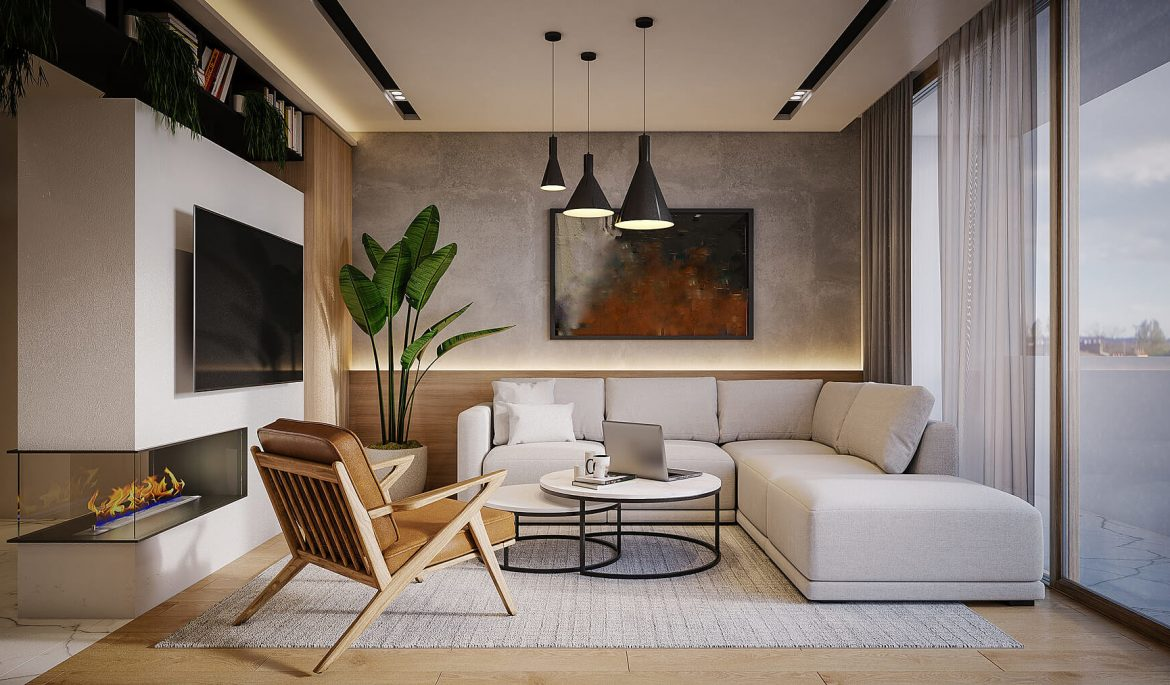
#> input picture Sala02.jpg, 1170 x 685 px
$ python SIFT_app.py
#> lines starting #> are read from the running program, lines starting #| are printed output that depends on the picture
import cv2

imagem = cv2.imread("Sala02.jpg", cv2.IMREAD_GRAYSCALE)
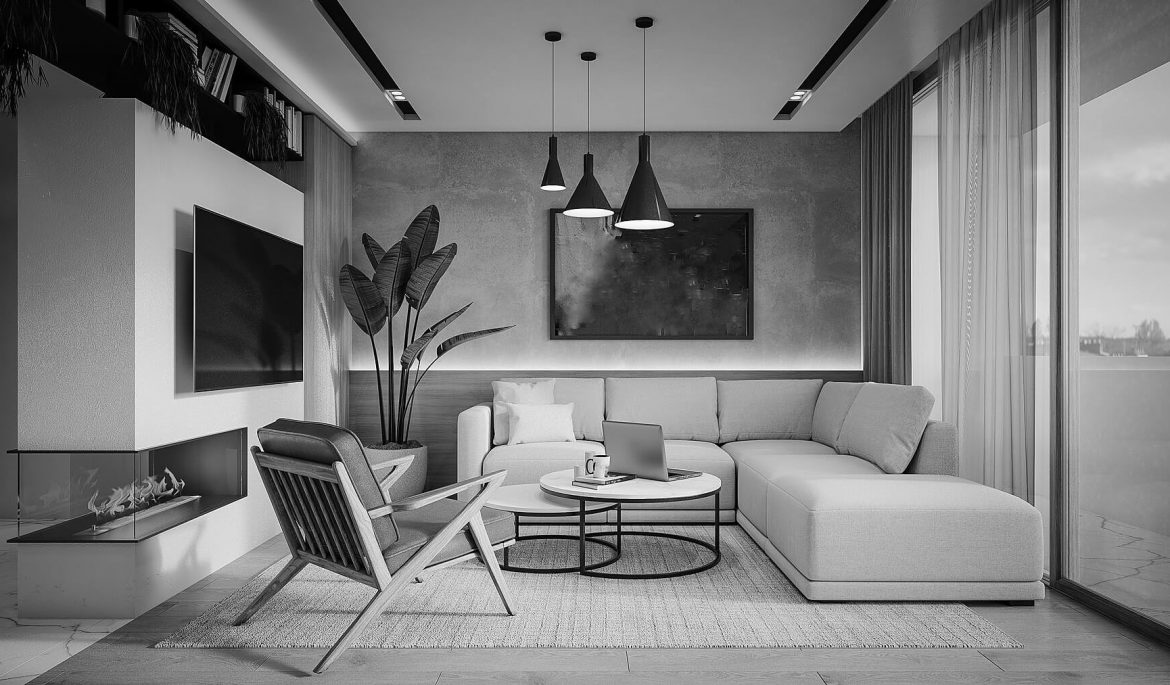
#> imagem: shape (685, 1170); min 0, max 255, mean 125

# Criar o objeto SIFT
sift = cv2.SIFT_create()

# Detectar e computar características
keypoints, descriptors = sift.detectAndCompute(imagem, None)
#> keypoints = 1303 keypoints; strongest (x, y, size): (668, 224, 5), (612, 213, 2.4), (617, 225, 2.6), (492, 446, 4)

# Desenhar keypoints na imagem
imagem_sift = cv2.drawKeypoints(imagem, keypoints, None)
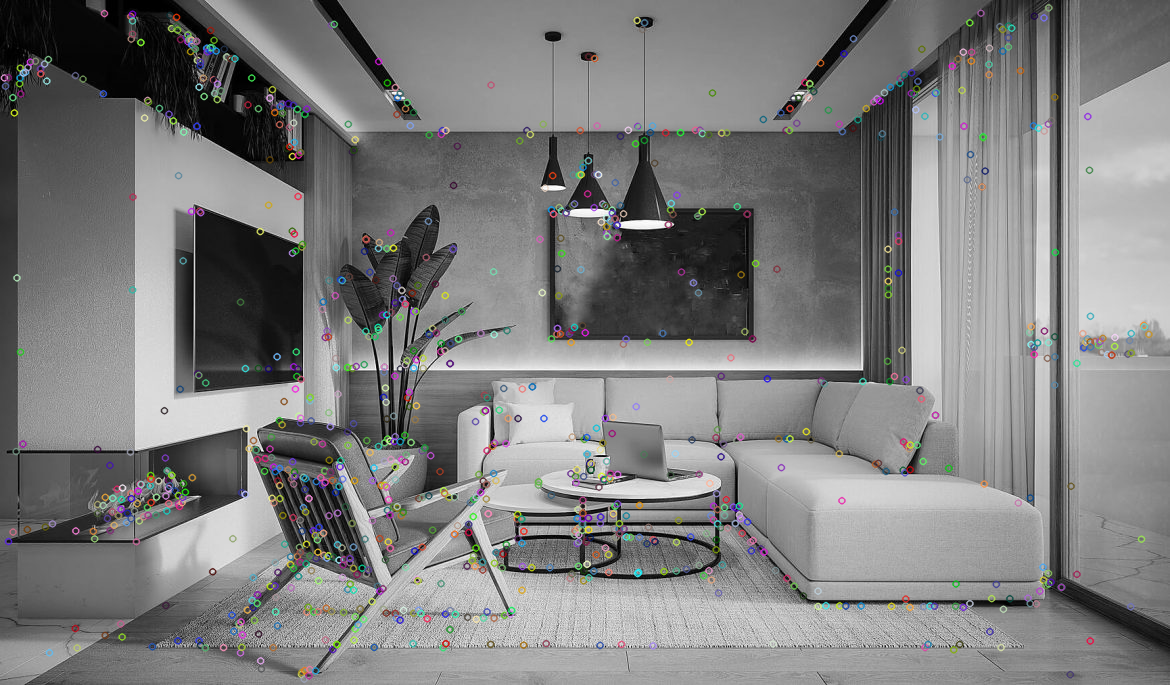
#> imagem_sift: shape (685, 1170, 3); mean of channels 0, 1, 2 125.7, 125.8, 125.8; drawn as B, G, R

# Exibir resultados
cv2.imshow('SIFT', imagem_sift)
cv2.waitKey(0)
cv2.destroyAllWindows()

$ run again, with Sala3.jpg copied over Sala02.jpg
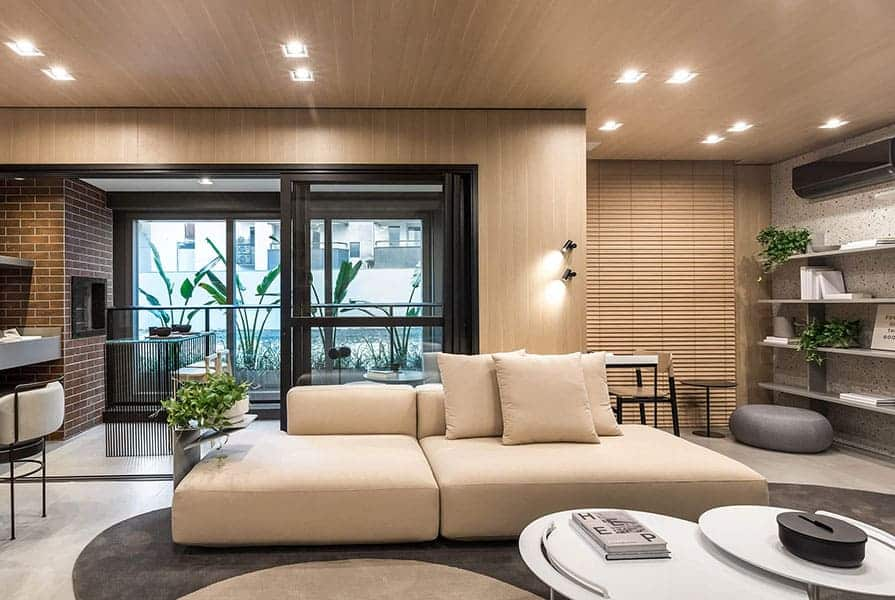
#> input picture Sala3.jpg, 895 x 600 px
#> `imagem = cv2.imread("Sala02.jpg", cv2.IMREAD_GRAYSCALE)`:
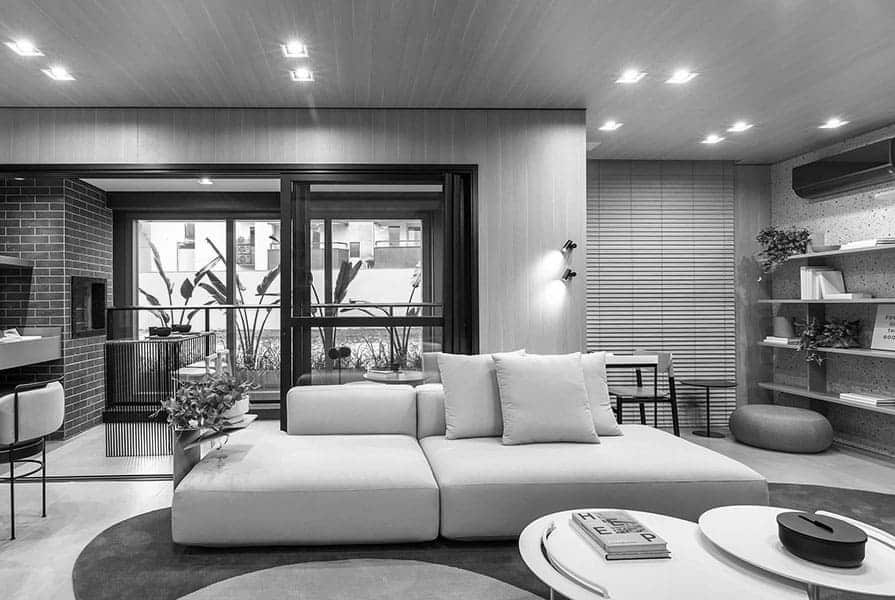
#> imagem: shape (600, 895); min 0, max 255, mean 133.8
#> keypoints = 2241 keypoints; strongest (x, y, size): (608, 366, 3.1), (207, 329, 2.8), (323, 309, 2), (221, 308, 1.8)
#> `imagem_sift = cv2.drawKeypoints(imagem, keypoints, None)`:
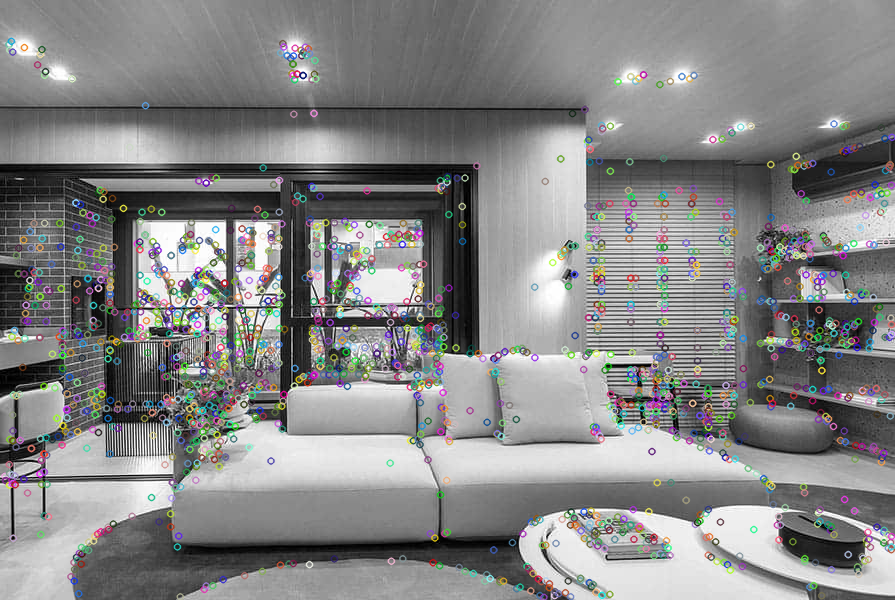
#> imagem_sift: shape (600, 895, 3); mean of channels 0, 1, 2 133.6, 133.7, 133.6; drawn as B, G, R

$ run again, with quarto_visao.jpeg copied over Sala02.jpg
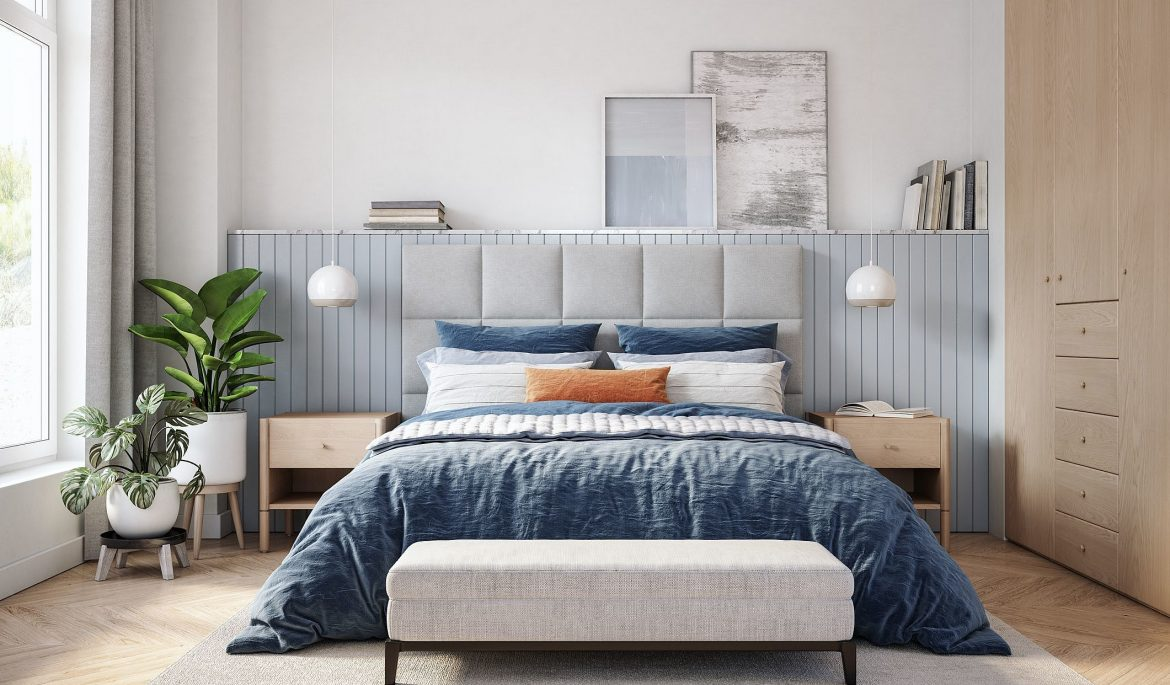
#> input picture quarto_visao.jpeg, 1170 x 685 px
#> `imagem = cv2.imread("Sala02.jpg", cv2.IMREAD_GRAYSCALE)`:
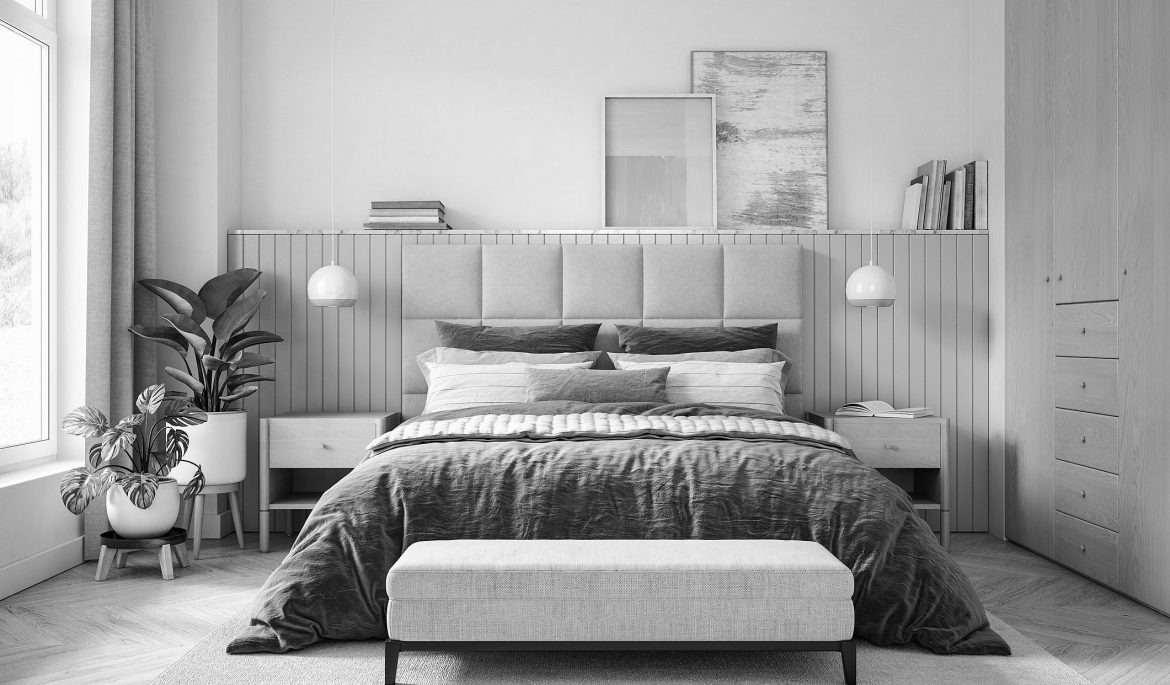
#> imagem: shape (685, 1170); min 0, max 255, mean 158.7
#> keypoints = 2039 keypoints; strongest (x, y, size): (180, 444, 3), (168, 430, 2.8), (167, 424, 2.7), (175, 428, 2.9)
#> `imagem_sift = cv2.drawKeypoints(imagem, keypoints, None)`:
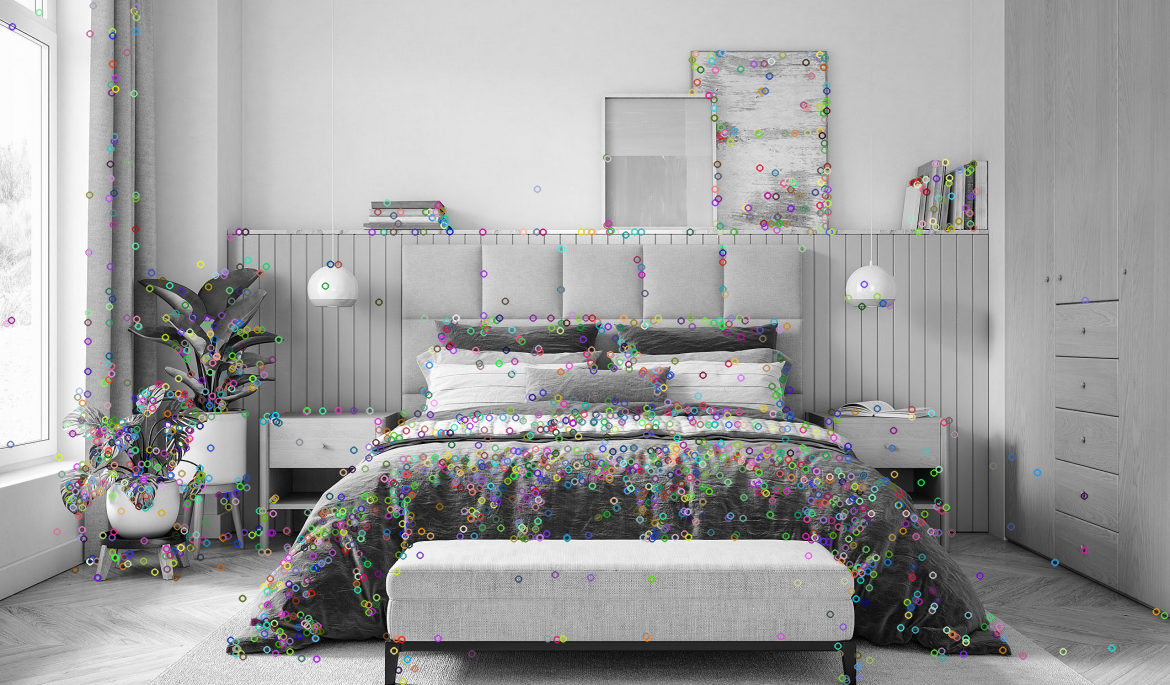
#> imagem_sift: shape (685, 1170, 3); mean of channels 0, 1, 2 158.9, 158.9, 159; drawn as B, G, R
